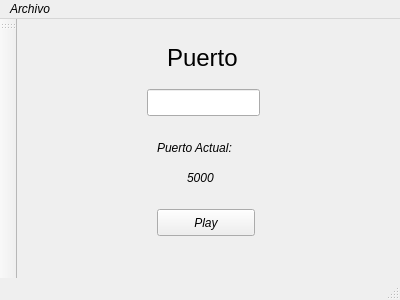
<?xml version="1.0" encoding="UTF-8"?>
<ui version="4.0">
 <class>MainWindow</class>
 <widget class="QMainWindow" name="MainWindow">
  <property name="geometry">
   <rect>
    <x>0</x>
    <y>0</y>
    <width>400</width>
    <height>300</height>
   </rect>
  </property>
  <property name="font">
   <font>
    <weight>50</weight>
    <italic>true</italic>
    <bold>false</bold>
   </font>
  </property>
  <property name="windowTitle">
   <string>ClienteGSreamer - TEC</string>
  </property>
  <property name="windowIcon">
   <iconset resource="Imagenes.qrc">
    <normaloff>:/Imagenes/logo.png</normaloff>:/Imagenes/logo.png</iconset>
  </property>
  <widget class="QWidget" name="centralWidget">
   <widget class="QPushButton" name="playButton">
    <property name="geometry">
     <rect>
      <x>140</x>
      <y>190</y>
      <width>98</width>
      <height>27</height>
     </rect>
    </property>
    <property name="text">
     <string>Play</string>
    </property>
    <property name="icon">
     <iconset resource="Imagenes.qrc">
      <normaloff>:/Imagenes/logo.png</normaloff>:/Imagenes/logo.png</iconset>
    </property>
   </widget>
   <widget class="QLineEdit" name="puertoEntry">
    <property name="geometry">
     <rect>
      <x>130</x>
      <y>70</y>
      <width>113</width>
      <height>27</height>
     </rect>
    </property>
   </widget>
   <widget class="QLabel" name="label_2">
    <property name="geometry">
     <rect>
      <x>150</x>
      <y>30</y>
      <width>81</width>
      <height>17</height>
     </rect>
    </property>
    <property name="font">
     <font>
      <pointsize>18</pointsize>
      <weight>50</weight>
      <italic>false</italic>
      <bold>false</bold>
     </font>
    </property>
    <property name="text">
     <string>Puerto</string>
    </property>
   </widget>
   <widget class="QLabel" name="label">
    <property name="geometry">
     <rect>
      <x>140</x>
      <y>120</y>
      <width>121</width>
      <height>17</height>
     </rect>
    </property>
    <property name="text">
     <string>Puerto Actual:</string>
    </property>
   </widget>
   <widget class="QLabel" name="puertoLabel">
    <property name="geometry">
     <rect>
      <x>170</x>
      <y>150</y>
      <width>66</width>
      <height>17</height>
     </rect>
    </property>
    <property name="text">
     <string>5000</string>
    </property>
   </widget>
   <widget class="QLabel" name="label_3">
    <property name="geometry">
     <rect>
      <x>0</x>
      <y>20</y>
      <width>401</width>
      <height>251</height>
     </rect>
    </property>
    <property name="text">
     <string/>
    </property>
    <property name="pixmap">
     <pixmap resource="Imagenes.qrc">:/Imagenes/fondo2.jpg</pixmap>
    </property>
    <property name="scaledContents">
     <bool>true</bool>
    </property>
   </widget>
   <widget class="QLabel" name="label_4">
    <property name="geometry">
     <rect>
      <x>-20</x>
      <y>10</y>
      <width>91</width>
      <height>51</height>
     </rect>
    </property>
    <property name="text">
     <string/>
    </property>
    <property name="pixmap">
     <pixmap resource="Imagenes.qrc">:/Imagenes/barras.png</pixmap>
    </property>
    <property name="scaledContents">
     <bool>true</bool>
    </property>
   </widget>
   <widget class="QLabel" name="label_5">
    <property name="geometry">
     <rect>
      <x>10</x>
      <y>200</y>
      <width>71</width>
      <height>51</height>
     </rect>
    </property>
    <property name="text">
     <string/>
    </property>
    <property name="pixmap">
     <pixmap resource="Imagenes.qrc">:/Imagenes/audifonos.png</pixmap>
    </property>
    <property name="scaledContents">
     <bool>true</bool>
    </property>
   </widget>
   <zorder>label_3</zorder>
   <zorder>playButton</zorder>
   <zorder>puertoEntry</zorder>
   <zorder>label_2</zorder>
   <zorder>label</zorder>
   <zorder>puertoLabel</zorder>
   <zorder>label_4</zorder>
   <zorder>label_5</zorder>
  </widget>
  <widget class="QMenuBar" name="menuBar">
   <property name="geometry">
    <rect>
     <x>0</x>
     <y>0</y>
     <width>400</width>
     <height>25</height>
    </rect>
   </property>
   <widget class="QMenu" name="menuArchivo">
    <property name="title">
     <string>Archivo</string>
    </property>
    <addaction name="actionSalir"/>
   </widget>
   <addaction name="menuArchivo"/>
  </widget>
  <widget class="QToolBar" name="mainToolBar">
   <attribute name="toolBarArea">
    <enum>LeftToolBarArea</enum>
   </attribute>
   <attribute name="toolBarBreak">
    <bool>false</bool>
   </attribute>
  </widget>
  <widget class="QStatusBar" name="statusBar"/>
  <action name="actionSalir">
   <property name="text">
    <string>Salir</string>
   </property>
  </action>
 </widget>
 <layoutdefault spacing="6" margin="11"/>
 <resources>
  <include location="Imagenes.qrc"/>
 </resources>
 <connections>
  <connection>
   <sender>playButton</sender>
   <signal>clicked()</signal>
   <receiver>MainWindow</receiver>
   <slot>playButtonClick()</slot>
   <hints>
    <hint type="sourcelabel">
     <x>55</x>
     <y>77</y>
    </hint>
    <hint type="destinationlabel">
     <x>114</x>
     <y>240</y>
    </hint>
   </hints>
  </connection>
  <connection>
   <sender>puertoEntry</sender>
   <signal>textChanged(QString)</signal>
   <receiver>MainWindow</receiver>
   <slot>portChanged()</slot>
   <hints>
    <hint type="sourcelabel">
     <x>95</x>
     <y>115</y>
    </hint>
    <hint type="destinationlabel">
     <x>240</x>
     <y>170</y>
    </hint>
   </hints>
  </connection>
 </connections>
 <slots>
  <slot>playButtonClick()</slot>
  <slot>portChanged()</slot>
 </slots>
</ui>
